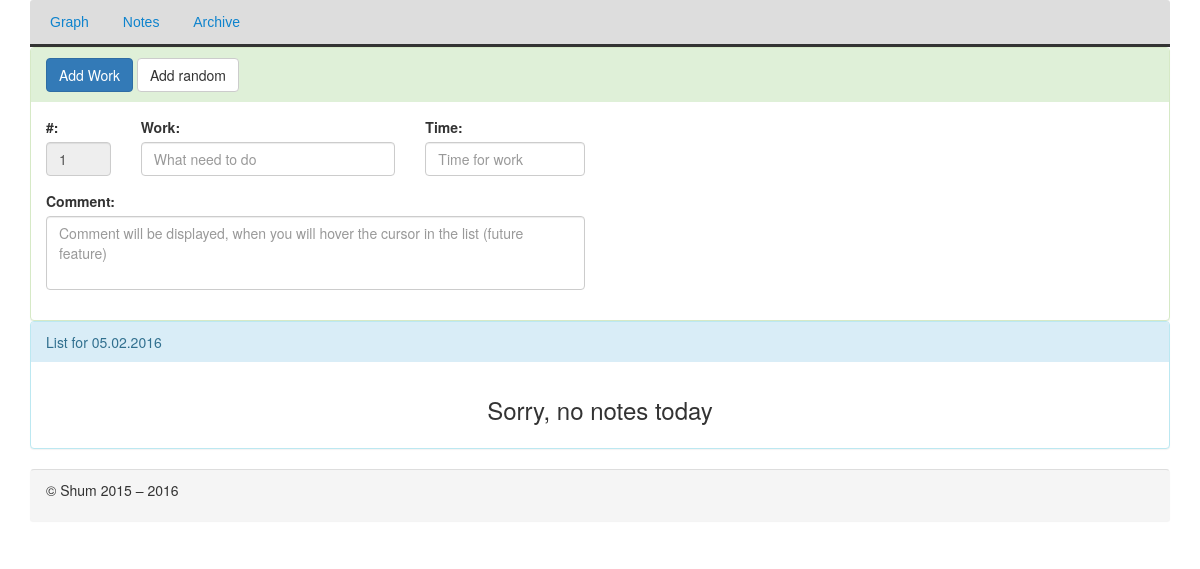
Before: / with the older database file.
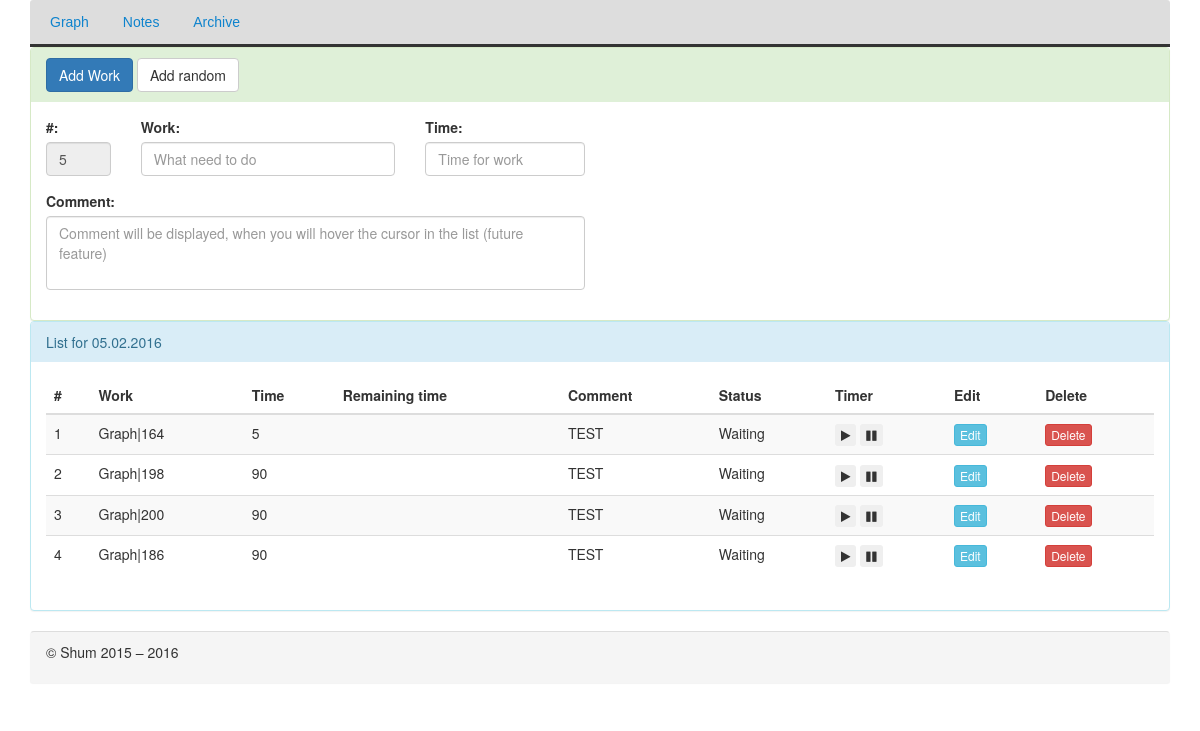
After: the same page with the newer database file.
### tables this page shows
CREATE TABLE IF NOT EXISTS `work` (
  `id` int(11) NOT NULL AUTO_INCREMENT,
  `main` varchar(255) NOT NULL,
  `worktime` int(11) NOT NULL,
  `workdate` date NOT NULL,
  `status` tinyint(4) NOT NULL,
  `comment` varchar(255) DEFAULT NULL,
  PRIMARY KEY (`id`),
  KEY `date` (`workdate`)
);

### inc/helpers.inc.php (the view, shortened to what this page needs)
<?php
function html($text)
{
    return htmlspecialchars($text, ENT_QUOTES, 'UTF-8');
}
function htmlOut($text)
{
    echo html($text);
}

### php/main.php (shortened to what this page needs)
<!DOCTYPE html>
<html lang="en">
<head>
    <link href="/css/bootstrap.min.css" rel="stylesheet">
    <link rel="stylesheet" href="http://cdnjs.cloudflare.com/ajax/libs/font-awesome/4.4.0/css/font-awesome.min.css">
    <link href="/css/menu.css" rel="stylesheet">
    <link href="/css/main.css" rel="stylesheet">
</head>
<body>
<?php include $_SERVER['DOCUMENT_ROOT'] . '/php/nav.html.php'; ?>
<div class="main">
    <div class="container">
        <div class="panel-group">
            <form action="" method="post">
                <div class="panel panel-success">
                    <div class="panel-heading">
                        <?php if(isset($_POST['control']) && $_POST['control'] == 'Edit'): ?>
                        <input type="submit" name="action" class="btn btn-info" value="Update">
                        <?php else: ?>
                        <input type="submit" name="action" class="btn btn-primary" value="Add Work">
                            <input type="submit" name="random" class="btn btn-default" value="Add random">
                        <?php endif; ?>
                    </div>
                    <div class="panel-body">
                        <div class="row">
                            <div class="col-md-1">
                                <div class="form-group">
                                    <label for="id">#:</label>
                                    <input type="number" class="form-control" id="idWork" name="idWork" disabled value="<?php countNumberOfWork(); ?>">
                                </div>
                            </div>
                            <div class="col-md-3">
                                <div class="form-group">
                                    <label for="workToDo">Work:</label>
                                    <input type="text" class="form-control" id="workToDo" name="workToDo" placeholder="<?php echo $placeholderWork; ?>" value="<?php htmlOut($workToDo); ?>">
                                </div>
                            </div>
                            <div class="col-md-2">
                                <div class="form-group">
                                    <label for="time">Time:</label>
                                    <input type="text" class="form-control" id="time" name="time" placeholder="<?php echo $placeholderTime; ?>" value="<?php htmlOut($timeForWork) ; ?>">
                                </div>
                            </div>
                        </div>
                        <div class="row">
                            <div class="col-md-6">
                                <div class="form-group">
                                    <label for="comment">Comment:</label>
                                    <textarea class="form-control" rows="3" id="comment" name="comment" placeholder="Comment will be displayed, when you will hover the cursor in the list (future feature)"><?php htmlOut($commentForWork);?></textarea>
                                </div>
                            </div>
                        </div>
                    </div>
                </div>
            </form>
            <div class="panel panel-info">
                <div class="panel-heading">List for <?php htmlOut(date('d.m.Y')); ?></div>
                <div class="panel-body">
                    <?php if(isset($resultTable)): ?>
                    <table class="table table-striped">
                        <thead>
                        <tr>
                            <th>#</th><th>Work</th><th>Time</th><th>Remaining time</th><th>Comment</th><th>Status</th><th>Timer</th><th>Edit</th><th>Delete</th>
                        </tr>
                        </thead>
                        <tbody>
                                <?php foreach($resultTable as $key => $table): ?>
                                    <tr id="trId<?php htmlOut($key + 1); ?>">
                                        <td><?php htmlOut($key + 1);  ?></td>
                                        <td><?php htmlOut($table['work']); ?></td>
                                        <td><?php htmlOut($table['workTime']); ?></td>
                                        <td id="countdownTimer<?php htmlOut($key + 1); ?>">
                                            </td>
                                        <td><?php htmlOut($table['comment']); ?></td>
                                        <td><?php include $_SERVER['DOCUMENT_ROOT'] . '/inc/status.php'; ?></td>
                                        <td>
                                            <div class="player">
                                                <button type="button" id="button_play<?php htmlOut($key + 1); ?>" class="btn-xs btn" onclick='buttonPlayPress(<?php htmlOut($key + 1); ?>)' >
                                                    <i class="fa fa-play"></i>
                                                </button>
                                                <button type="button" id="button_pause<?php htmlOut($key + 1); ?>" class="btn-xs btn" onclick='buttonPausePress(<?php htmlOut($key + 1); ?>)'>
                                                    <i class="fa fa-pause"></i>
                                                </button>
                                            </div>
                                        </td>
                                        <form action="?" method="post">
                                            <div>
                                                <td><input type="submit" id="editButton<?php htmlOut($key + 1); ?>" name="control" class="btn btn-info btn-xs" value="Edit"></td>
                                                <td><input type="submit" name="control" class="btn btn-danger btn-xs" value="Delete"></td>
                                            </div>
                                        </form>
                                    </tr>
                                <?php endforeach; ?>
                        <?php elseif(!isset($resultTable)): ?>
                                <h3 id="notificationNoNotes">Sorry, no notes today</h3>
                        <?php endif; ?>
                    </table>
                </div>
            </div>
        </div>
    </div>
</div>
<?php include $_SERVER['DOCUMENT_ROOT'] . '/php/footer.html.php'; ?>
</body>
</html>

### php/nav.html.php
<div class="nav">
    <div class="container">
        <div id='cssmenu'>
            <ul>
                <li><a href='/index.php'><span>Graph</span></a></li>
                <li><a href='#'><span>Notes</span></a></li>
                <li><a href='/php/archive.php'><span>Archive</span></a></li>
            </ul>
        </div>
    </div>
</div>

### index.php (shortened to what this page needs)
<?php
include $_SERVER['DOCUMENT_ROOT'] . '/inc/helpers.inc.php';
$placeholderWork = 'What need to do';
$placeholderTime = 'Time for work';
function countNumberOfWork() {
    include $_SERVER['DOCUMENT_ROOT'] . '/inc/db.inc.php';
    if(isset($_POST['control']) && $_POST['control'] == 'Edit'){
        try{
            $result = $pdo->query('SELECT id FROM work WHERE workdate = CURDATE()');
        }
        catch(PDOException $e) {
            errorText('Unable to select number of work from table: ', $e);
        }
        $post = $_POST['id'];
        foreach($result as $row) {
            $nowID[] = array('id' => $row['id']);
        }
        foreach($nowID as $key => $id){
            if(in_array($post, $id)){
                echo $key + 1;
            }
        }
    }
}
include $_SERVER['DOCUMENT_ROOT'] . '/inc/db.inc.php';
try{
    $result = $pdo->query('SELECT id, main, worktime, status, comment FROM work WHERE workdate = CURDATE()');
}
catch(PDOException $e){
    errorText('Error of select list from DB', $e);
}
foreach($result as $row){
    $resultTable[] = array(
        'id' => $row['id'],
        'work' => $row['main'],
        'workTime' => $row['worktime'],
        'status' => $row['status'],
        'comment' => $row['comment']
    );
}
include $_SERVER['DOCUMENT_ROOT'] . '/php/main.php';

### php/footer.html.php
<div class="footer">
    <div class="container">
        <div class="panel panel-footer">
            <p>&copy; Shum 2015 &ndash; <?php echo date('Y');?></p>
        </div>
    </div>
</div>

### inc/status.php
<?php
if($table['status'] == 0) {
    echo 'Failed';
}
elseif($table['status'] == 1){
    echo 'Finished';
}
elseif($table['status'] == 2){
    echo 'In progress';
}
elseif($table['status'] == 3){
    echo 'Waiting';
}
else{
    echo 'Unknown status';
}

### css/menu.css (style rules this page uses)
#cssmenu, #cssmenu ul, #cssmenu ul li, #cssmenu ul li a { margin: 0; padding: 0; border: 0; list-style: none; line-height: 1; display: block; position: relative; -webkit-box-sizing: border-box; -moz-box-sizing: border-box; box-sizing: border-box; }
#cssmenu { border-bottom: 3px solid #333333; padding: 0 5px; width: auto; font-family: Helvetica, Arial, sans-serif; background: #dddddd; border-top-left-radius: 3px; border-top-right-radius: 3px; }
#cssmenu:after, #cssmenu ul:after { content: "."; display: block; clear: both; visibility: hidden; line-height: 0; height: 0; }
#cssmenu ul li { display: inline-block; }
#cssmenu ul li a { font-size: 14px; padding: 15px; text-decoration: none; color: #0e83cd; }

### css/main.css (style rules this page uses)
.player { margin: 0px 0; border: 0px; }
#comment { resize: none; }
#comment { overflow: hidden; }
body { overflow-y: scroll; }
#notificationNoNotes { text-align: center; }

Changed rows visible on the page:
added work: text "1 Graph|164 5 TEST", status "Waiting"
added work: text "2 Graph|198 90 TEST", status "Waiting"
added work: text "3 Graph|200 90 TEST", status "Waiting"
added work: text "4 Graph|186 90 TEST", status "Waiting"
Other visible differences:
form field idWork: "1" → "5"
text no longer shown: "Sorry, no notes today"
text now shown: "# Work Time Remaining time Comment Status Timer Edit Delete"
